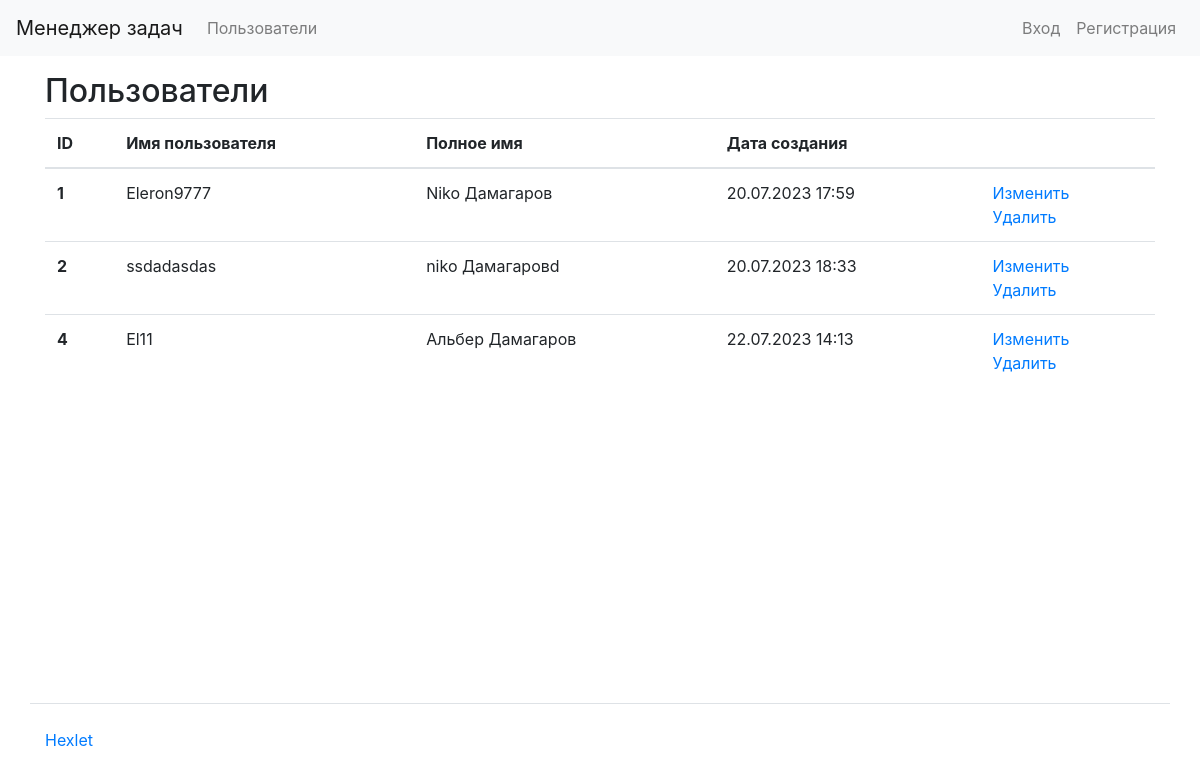
/users/, run on an earlier commit of the app's database.
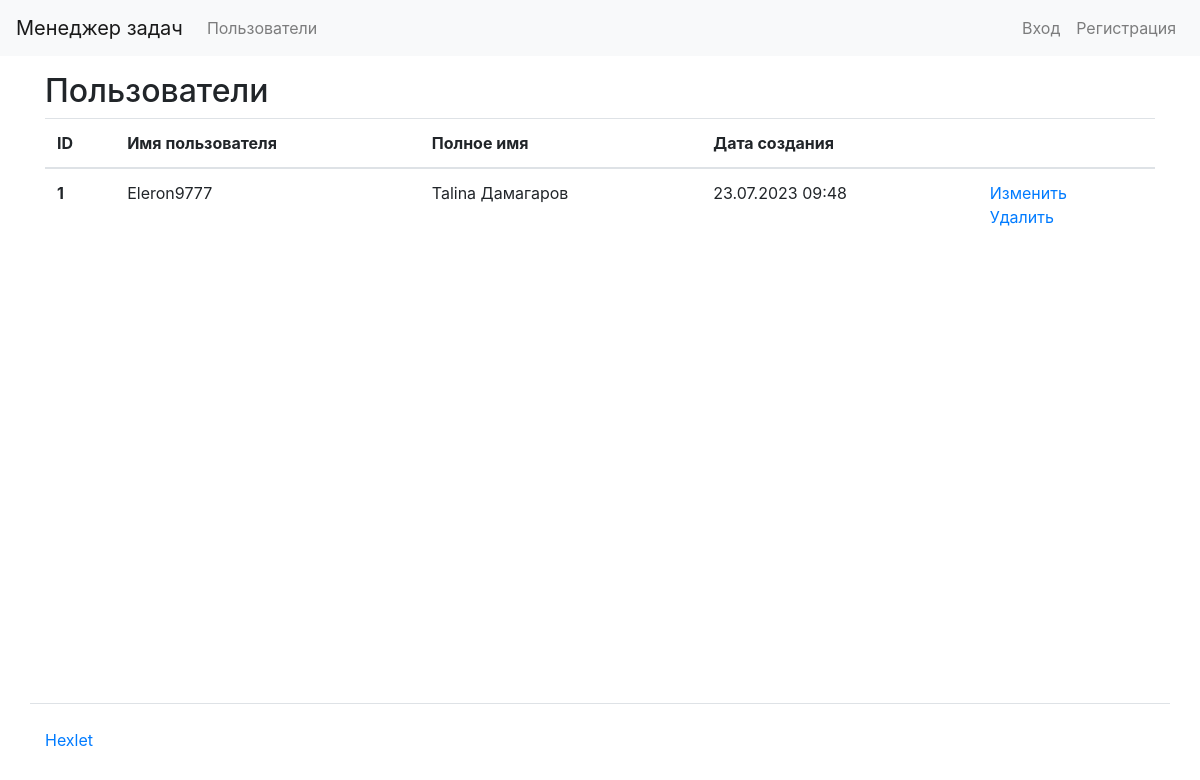
And on a later commit of the database.
### task_manager/users/models.py (models this page shows)
class User(AbstractUser):
    def get_absolute_url(self):
        return reverse('users:user_list')
    def __str__(self):
        return self.get_full_name()

### task_manager/users/views.py (the view)
# urls.py: path('', views.user_list, name='user_list'),
def user_list(request):
    users = get_user_model().objects.all()
    return render(request, 'users/users.html', {'users': users})

### task_manager/templates/users/users.html (shortened to what this page needs)
{% extends "base.html" %}
{% load i18n %}
{% load bootstrap4 %}
{% block content %}
  <h2>{% trans "Users" %}</h2>
  <table class="table">
    <thead>
      <tr>
        <th scope="col">{% trans "id" %}</th>
        <th scope="col">{% trans "Username" %}</th>
        <th scope="col">{% trans "Full Name" %}</th>
        <th scope="col">{% trans "Creation date" %}</th>
        <th scope="col"></th>
      </tr>
    </thead>
    <tbody>
      {% for user in users %}
        <tr>
          <th scope="row">{{ user.id }}</th>
          <td>{{ user.username }}</td>
          <td>{{ user.first_name }} {{ user.last_name }}</td>
          <td>{{ user.date_joined|date:"d.m.Y H:i" }}</td>
          <td>
            <a href="{% url 'users:edit_user' user.id %}">{% trans "Edit" %}</a>
            <br>
            <a href="{% url 'users:delete_user' user.id %}">{% trans "Delete" %}</a>
          </td>
        </tr>
      {% empty %}
        <tr>
          <td colspan="6">{% trans "No users found" %}</td>
        </tr>
      {% endfor %}
    </tbody>
  </table>
{% endblock %}

What changed in the data, as far as the page shows it:
removed User: id "2", username "ssdadasdas", first_name "niko", last_name "Дамагаровd", date_joined "20.07.2023 18:33"
removed User: id "4", username "El11", first_name "Альбер", last_name "Дамагаров", date_joined "22.07.2023 14:13"
changed User "Eleron9777": first_name "Niko" → "Talina"; date_joined "20.07.2023 17:59" → "23.07.2023 09:48"
